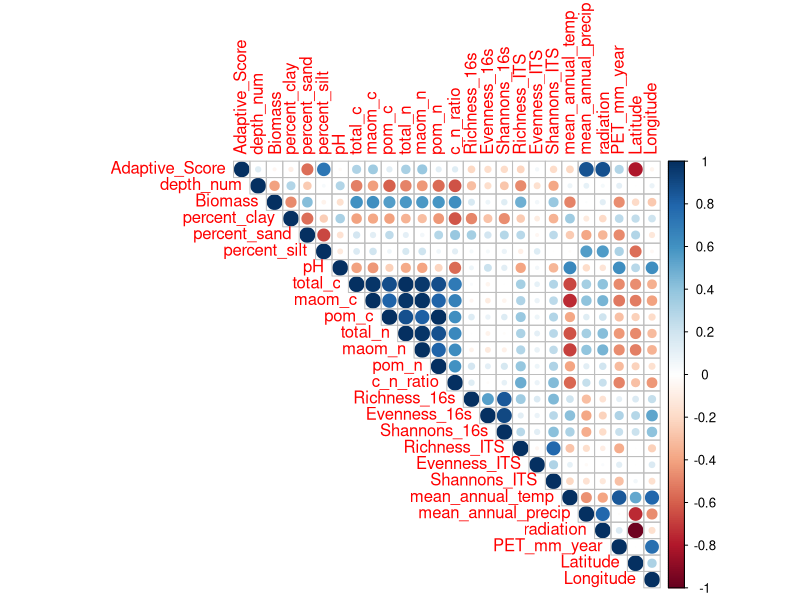
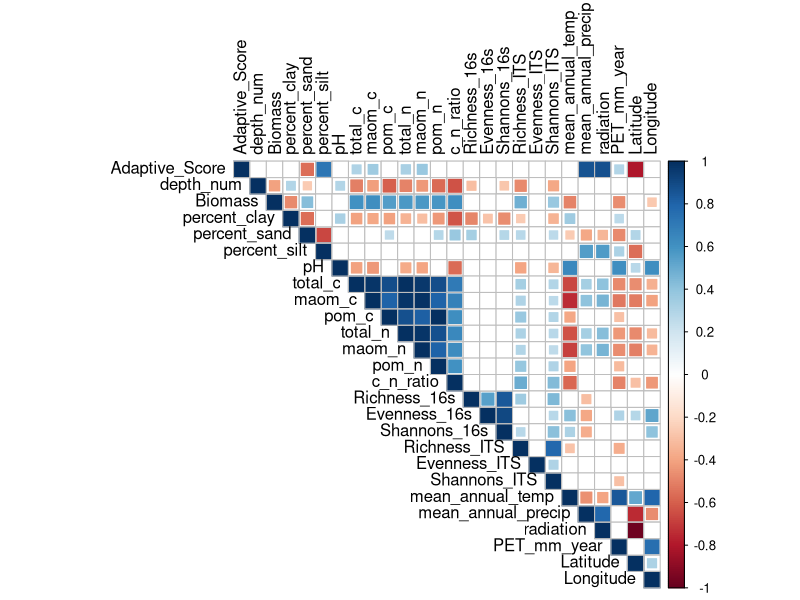

R code for these plots, in order:
# Load necessary libraries
library(dplyr)
library(tidyr)
library(corrplot)
library(ggplot2)
library(RColorBrewer)

# Read in the data
metadata <- read.csv("data/1.1_Metadata.csv")


# Ensure all columns are numeric and remove rows with NA values
metadata[metadata == "#N/A"] <- NA
metadata <- na.omit(metadata)
metadata <- metadata %>%
  mutate(
    Richness_16s = as.numeric(Richness_16s),
    Evenness_16s = as.numeric(Evenness_16s),
    Shannons_16s = as.numeric(Shannons_16s),
    Richness_ITS = as.numeric(Richness_ITS),
    Evenness_ITS = as.numeric(Evenness_ITS),
    Shannons_ITS = as.numeric(Shannons_ITS),
    Biomass = as.numeric(Biomass),
  )



# Select the columns you want to include in the correlation matrix
metadata_selected <- metadata %>%
  select(Adaptive_Score, depth_num, Biomass, `percent_clay`, `percent_sand`, `percent_silt`, pH, total_c, maom_c, pom_c, 
         total_n, maom_n, pom_n, c_n_ratio, Richness_16s, Evenness_16s, Shannons_16s, Richness_ITS, Evenness_ITS, Shannons_ITS, mean_annual_temp, mean_annual_precip,radiation,PET_mm_year, Latitude, Longitude)

# Create the correlation matrix
cor = cor(metadata_selected, use='pairwise.complete.obs')

# Basic correlation plot (upper triangle)
corrplot(cor, type = "upper")


#combine with a significance test
p.mat <- cor.mtest(metadata_selected, conf.level = .95)$p

# Define the color palette you want to use 
#col <- brewer.pal(n = 11, name = "RdBu") 

#rerun correlation plot including only significant results
corrplot(cor, type="upper", p.mat = p.mat, sig.level = 0.05, insig = "blank", 
         method='square', tl.col= "black")
